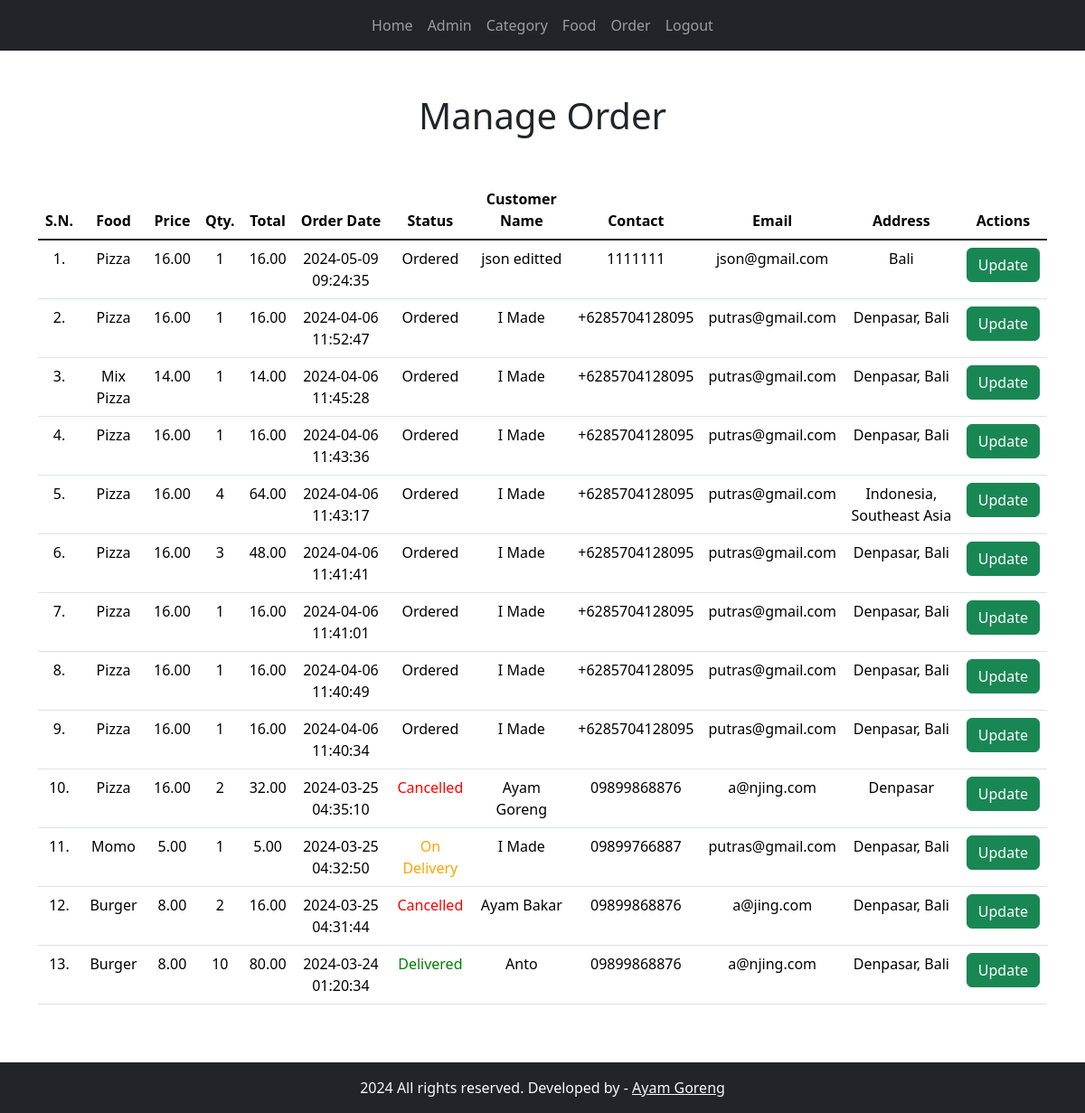
The app's page /admin/manage-order.php (signed in) with its own data.
### tables this page shows
CREATE TABLE `tbl_order` (
  `id` int(10) UNSIGNED NOT NULL,
  `food` varchar(150) NOT NULL,
  `price` decimal(10,2) NOT NULL,
  `qty` int(11) NOT NULL,
  `total` decimal(10,2) NOT NULL,
  `order_date` datetime NOT NULL,
  `status` varchar(50) NOT NULL,
  `customer_name` varchar(150) NOT NULL,
  `customer_contact` varchar(20) NOT NULL,
  `customer_email` varchar(150) NOT NULL,
  `customer_address` varchar(255) NOT NULL
);

### admin/manage-order.php (the view, shortened to what this page needs)
<?php include "partials/menu.php" ?>
<main>
  <div class="container py-5">
    <h1 class="text-center mb-4">Manage Order</h1>
    <table class="table mx-auto text-center mt-5">
      <thead>
        <tr>
          <th>S.N.</th>
          <th>Food</th>
          <th>Price</th>
          <th>Qty.</th>
          <th>Total</th>
          <th>Order Date</th>
          <th>Status</th>
          <th>Customer Name</th>
          <th>Contact</th>
          <th>Email</th>
          <th>Address</th>
          <th>Actions</th>
        </tr>
      </thead>
      <tbody class="table-group-divider">
        <?php
        $sql = "SELECT * FROM tbl_order ORDER BY id DESC";
        $res = mysqli_query($conn, $sql);
        $count = mysqli_num_rows($res);
        $sn = 1;
        if ($count > 0) {
          while ($row = mysqli_fetch_assoc($res)) {
            $id = $row['id'];
            $food = $row['food'];
            $price = $row['price'];
            $qty = $row['qty'];
            $total = $row['total'];
            $order_date = $row['order_date'];
            $status = $row['status'];
            $customer_name = $row['customer_name'];
            $customer_contact = $row['customer_contact'];
            $customer_email = $row['customer_email'];
            $customer_address = $row['customer_address'];
        ?>
            <tr>
              <td><?php echo $sn++ ?>.</td>
              <td><?php echo $food ?></td>
              <td><?php echo $price ?></td>
              <td><?php echo $qty ?></td>
              <td><?php echo $total ?></td>
              <td><?php echo $order_date ?></td>
              <td>
                <?php
                switch ($status) {
                  case "Ordered":
                    echo "<div style='color: black;'>$status</div>";
                    break;
                  case "On Delivery":
                    echo "<div style='color: orange;'>$status</div>";
                    break;
                  case "Delivered":
                    echo "<div style='color: green;'>$status</div>";
                    break;
                  case "Cancelled":
                    echo "<div style='color: red;'>$status</div>";
                    break;
                }
                ?>
              </td>
              <td><?php echo $customer_name ?></td>
              <td><?php echo $customer_contact ?></td>
              <td><?php echo $customer_email ?></td>
              <td><?php echo $customer_address ?></td>
              <td>
                <a href="<?php echo SITEURL ?>admin/update-order.php?id=<?php echo $id ?>" class="btn btn-success">Update</a>
              </td>
            </tr>
        <?php
          }
        } else echo "<tr> <td colspan='12'> <div class='error'>Orders not available!</div> </td> </tr>";
        ?>
      </tbody>
    </table>
  </div>
</main>
<?php include "partials/footer.php" ?>

### records on screen
tbl_order: food "Pizza", price "16.00", qty "1", total "16.00", order_date "2024-05-09 09:24:35", status "Ordered", customer_name "json editted", customer_contact "1111111", customer_email "json@gmail.com", customer_address "Bali"
tbl_order: food "Pizza", price "16.00", qty "1", total "16.00", order_date "2024-04-06 11:52:47", status "Ordered", customer_name "I Made", customer_contact "+6285704128095", customer_email "putras@gmail.com", customer_address "Denpasar, Bali"
tbl_order: food "Mix Pizza", price "14.00", qty "1", total "14.00", order_date "2024-04-06 11:45:28", status "Ordered", customer_name "I Made", customer_contact "+6285704128095", customer_email "putras@gmail.com", customer_address "Denpasar, Bali"
tbl_order: food "Pizza", price "16.00", qty "1", total "16.00", order_date "2024-04-06 11:43:36", status "Ordered", customer_name "I Made", customer_contact "+6285704128095", customer_email "putras@gmail.com", customer_address "Denpasar, Bali"
tbl_order: food "Pizza", price "16.00", qty "4", total "64.00", order_date "2024-04-06 11:43:17", status "Ordered", customer_name "I Made", customer_contact "+6285704128095", customer_email "putras@gmail.com", customer_address "Indonesia, Southeast Asia"
tbl_order: food "Pizza", price "16.00", qty "3", total "48.00", order_date "2024-04-06 11:41:41", status "Ordered", customer_name "I Made", customer_contact "+6285704128095", customer_email "putras@gmail.com", customer_address "Denpasar, Bali"
tbl_order: food "Pizza", price "16.00", qty "1", total "16.00", order_date "2024-04-06 11:41:01", status "Ordered", customer_name "I Made", customer_contact "+6285704128095", customer_email "putras@gmail.com", customer_address "Denpasar, Bali"
tbl_order: food "Pizza", price "16.00", qty "1", total "16.00", order_date "2024-04-06 11:40:49", status "Ordered", customer_name "I Made", customer_contact "+6285704128095", customer_email "putras@gmail.com", customer_address "Denpasar, Bali"
tbl_order: food "Pizza", price "16.00", qty "1", total "16.00", order_date "2024-04-06 11:40:34", status "Ordered", customer_name "I Made", customer_contact "+6285704128095", customer_email "putras@gmail.com", customer_address "Denpasar, Bali"
tbl_order: food "Pizza", price "16.00", qty "2", total "32.00", order_date "2024-03-25 04:35:10", status "Cancelled", customer_name "Ayam Goreng", customer_contact "09899868876", customer_email "a@njing.com", customer_address "Denpasar"
tbl_order: food "Momo", price "5.00", qty "1", total "5.00", order_date "2024-03-25 04:32:50", status "On Delivery", customer_name "I Made", customer_contact "09899766887", customer_email "putras@gmail.com", customer_address "Denpasar, Bali"
tbl_order: food "Burger", price "8.00", qty "2", total "16.00", order_date "2024-03-25 04:31:44", status "Cancelled", customer_name "Ayam Bakar", customer_contact "09899868876", customer_email "a@jing.com", customer_address "Denpasar, Bali"
tbl_order: food "Burger", price "8.00", qty "10", total "80.00", order_date "2024-03-24 01:20:34", status "Delivered", customer_name "Anto", customer_contact "09899868876", customer_email "a@njing.com", customer_address "Denpasar, Bali"
